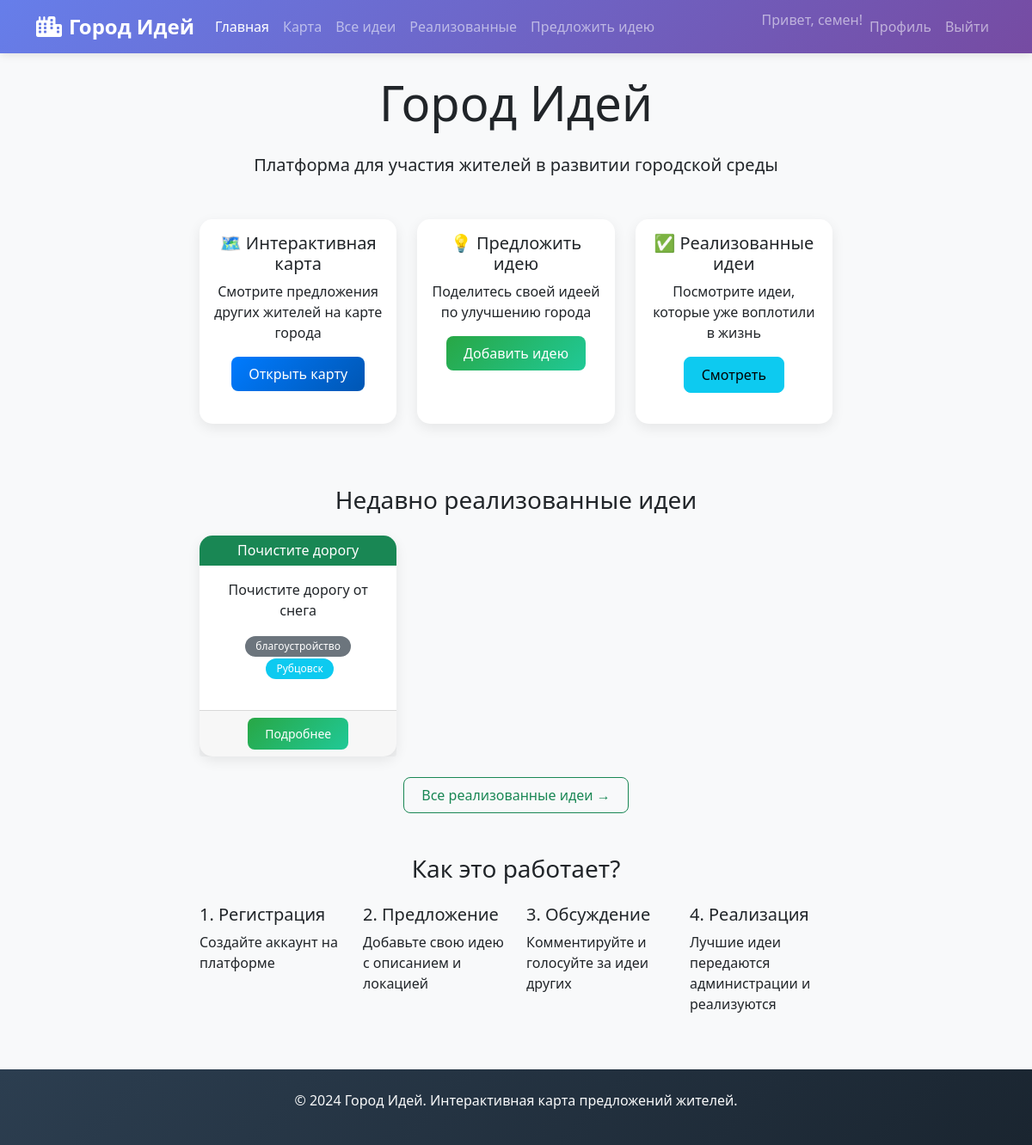
The page / (signed in) on the database its author committed.
### tables this page shows
CREATE TABLE users (
        id INTEGER PRIMARY KEY AUTOINCREMENT,
        username TEXT UNIQUE NOT NULL,
        email TEXT UNIQUE NOT NULL,
        password_hash TEXT NOT NULL,
        is_admin BOOLEAN DEFAULT 0,
        created_at TIMESTAMP DEFAULT CURRENT_TIMESTAMP
    );

CREATE TABLE ideas (
        id INTEGER PRIMARY KEY AUTOINCREMENT,
        title TEXT NOT NULL,
        description TEXT NOT NULL,
        category TEXT NOT NULL,
        latitude REAL NOT NULL,
        longitude REAL NOT NULL,
        user_id INTEGER NOT NULL,
        city_id INTEGER,
        status TEXT DEFAULT 'pending',
        votes_count INTEGER DEFAULT 0,
        views_count INTEGER DEFAULT 0,
        created_at TIMESTAMP DEFAULT CURRENT_TIMESTAMP,
        image_path TEXT,
        FOREIGN KEY (user_id) REFERENCES users (id),
        FOREIGN KEY (city_id) REFERENCES cities (id)
    );

CREATE TABLE cities (
        id INTEGER PRIMARY KEY AUTOINCREMENT,
        name TEXT UNIQUE NOT NULL,
        description TEXT,
        latitude REAL NOT NULL,
        longitude REAL NOT NULL,
        zoom INTEGER DEFAULT 12,
        is_active BOOLEAN DEFAULT 1,
        created_at TIMESTAMP DEFAULT CURRENT_TIMESTAMP
    );

### app.py (the view)
@app.route('/')
def index():
    if current_user.is_authenticated:
        latest_ideas = db.get_latest_ideas(limit=3)
        popular_ideas = db.get_popular_ideas(limit=3)
        implemented_ideas = db.get_all_ideas(status='implemented', limit=3)
        cities = db.get_all_cities()
    else:
        latest_ideas = []
        popular_ideas = []
        implemented_ideas = []
        cities = db.get_all_cities()[:3]
    return render_template('index.html',
                           latest_ideas=latest_ideas,
                           popular_ideas=popular_ideas,
                           implemented_ideas=implemented_ideas,
                           cities=cities)

### app.py (called while the page is built)
@login_manager.user_loader
def load_user(user_id):
    user_data = db.get_user_by_id(user_id)
    if user_data:
        return User(user_data)
    return None

### database.py (called while the page is built)
def get_db():
    conn = sqlite3.connect(DB_PATH)
    conn.row_factory = sqlite3.Row
    return conn

def get_user_by_id(user_id):
    conn = get_db()
    cursor = conn.cursor()
    cursor.execute('SELECT * FROM users WHERE id = ?', (user_id,))
    user = cursor.fetchone()
    conn.close()
    return dict(user) if user else None

def get_all_cities(active_only=True):
    conn = get_db()
    cursor = conn.cursor()
    if active_only:
        cursor.execute('SELECT * FROM cities WHERE is_active = 1 ORDER BY name')
    else:
        cursor.execute('SELECT * FROM cities ORDER BY name')
    cities = cursor.fetchall()
    conn.close()
    return [dict(city) for city in cities]

def get_popular_ideas(limit=5):
    return get_all_ideas(status='approved', limit=limit, order_by='votes_count DESC')

def get_latest_ideas(limit=5):
    return get_all_ideas(status='approved', limit=limit)

def get_comments_by_idea(idea_id):
    conn = get_db()
    cursor = conn.cursor()
    cursor.execute('''
    SELECT comments.*, users.username
    FROM comments
    LEFT JOIN users ON comments.user_id = users.id
    WHERE idea_id = ?
    ORDER BY comments.created_at
    ''', (idea_id,))
    comments = cursor.fetchall()
    conn.close()
    return [dict(comment) for comment in comments]

### templates/index.html (shortened to what this page needs)
<!DOCTYPE html>
<html lang="ru">
<head>
    <link href="https://cdn.jsdelivr.net/npm/bootstrap@5.1.3/dist/css/bootstrap.min.css" rel="stylesheet">
    <link rel="stylesheet" href="{{ url_for('static', filename='css/style.css') }}">
    <link rel="stylesheet" href="https://cdnjs.cloudflare.com/ajax/libs/font-awesome/6.0.0/css/all.min.css">
</head>
<body>
    <nav class="navbar navbar-expand-lg navbar-dark bg-primary">
        <div class="container">
            <a class="navbar-brand" href="{{ url_for('index') }}">
                <i class="fas fa-city me-2"></i>Город Идей
            </a>
            <div class="collapse navbar-collapse" id="navbarNav">
                <ul class="navbar-nav me-auto">
                    <li class="nav-item">
                        <a class="nav-link active" href="{{ url_for('index') }}">Главная</a>
                    </li>
                    {% if current_user.is_authenticated %}
                    <li class="nav-item">
                        <a class="nav-link" href="{{ url_for('map_page') }}">Карта</a>
                    </li>
                    <li class="nav-item">
                        <a class="nav-link" href="{{ url_for('ideas_list') }}">Все идеи</a>
                    </li>
                    <li class="nav-item">
                        <a class="nav-link" href="{{ url_for('implemented_ideas') }}">Реализованные</a>
                    </li>
                    <li class="nav-item">
                        <a class="nav-link" href="{{ url_for('add_idea') }}">Предложить идею</a>
                    </li>
                    {% endif %}
                </ul>
                <ul class="navbar-nav">
                    {% if current_user.is_authenticated %}
                    <li class="nav-item">
                        <span class="navbar-text">Привет, {{ current_user.username }}!</span>
                    </li>
                    <li class="nav-item">
                        <a class="nav-link" href="{{ url_for('profile') }}">Профиль</a>
                    </li>
                    <li class="nav-item">
                        <a class="nav-link" href="{{ url_for('logout') }}">Выйти</a>
                    </li>
                    {% endif %}
                </ul>
            </div>
        </div>
    </nav>
    <div class="container mt-4">
        <div class="row">
            <div class="col-lg-8 mx-auto text-center">
                <h1 class="display-4 mb-4">Город Идей</h1>
                <p class="lead">Платформа для участия жителей в развитии городской среды</p>
                {% if current_user.is_authenticated %}
                <div class="row mt-5">
                    <div class="col-md-4 mb-4">
                        <div class="card h-100">
                            <div class="card-body">
                                <h5 class="card-title">🗺️ Интерактивная карта</h5>
                                <p class="card-text">Смотрите предложения других жителей на карте города</p>
                                <a href="{{ url_for('map_page') }}" class="btn btn-primary">Открыть карту</a>
                            </div>
                        </div>
                    </div>
                    <div class="col-md-4 mb-4">
                        <div class="card h-100">
                            <div class="card-body">
                                <h5 class="card-title">💡 Предложить идею</h5>
                                <p class="card-text">Поделитесь своей идеей по улучшению города</p>
                                <a href="{{ url_for('add_idea') }}" class="btn btn-success">Добавить идею</a>
                            </div>
                        </div>
                    </div>
                    <div class="col-md-4 mb-4">
                        <div class="card h-100">
                            <div class="card-body">
                                <h5 class="card-title">✅ Реализованные идеи</h5>
                                <p class="card-text">Посмотрите идеи, которые уже воплотили в жизнь</p>
                                <a href="{{ url_for('implemented_ideas') }}" class="btn btn-info">Смотреть</a>
                            </div>
                        </div>
                    </div>
                </div>
                {% if implemented_ideas %}
                <div class="mt-5">
                    <h3>Недавно реализованные идеи</h3>
                    <div class="row mt-4">
                        {% for idea in implemented_ideas %}
                        <div class="col-md-4 mb-4">
                            <div class="card h-100 border-success">
                                <div class="card-header bg-success text-white">
                                    <h6 class="mb-0">{{ idea.title|truncate(30) }}</h6>
                                </div>
                                <div class="card-body">
                                    <p class="card-text">{{ idea.description|truncate(100) }}</p>
                                    <span class="badge bg-secondary">{{ idea.category }}</span>
                                    {% if idea.city_name %}
                                    <span class="badge bg-info ms-1">{{ idea.city_name }}</span>
                                    {% endif %}
                                </div>
                                <div class="card-footer">
                                    <a href="{{ url_for('idea_detail', idea_id=idea.id) }}" class="btn btn-success btn-sm">Подробнее</a>
                                </div>
                            </div>
                        </div>
                        {% endfor %}
                    </div>
                    <a href="{{ url_for('implemented_ideas') }}" class="btn btn-outline-success">Все реализованные идеи →</a>
                </div>
                {% endif %}
                <div class="mt-5">
                    <h3>Как это работает?</h3>
                    <div class="row text-start mt-4">
                        <div class="col-md-3">
                            <h5>1. Регистрация</h5>
                            <p>Создайте аккаунт на платформе</p>
                        </div>
                        <div class="col-md-3">
                            <h5>2. Предложение</h5>
                            <p>Добавьте свою идею с описанием и локацией</p>
                        </div>
                        <div class="col-md-3">
                            <h5>3. Обсуждение</h5>
                            <p>Комментируйте и голосуйте за идеи других</p>
                        </div>
                        <div class="col-md-3">
                            <h5>4. Реализация</h5>
                            <p>Лучшие идеи передаются администрации и реализуются</p>
                        </div>
                    </div>
                </div>
                {% endif %}
            </div>
        </div>
    </div>
    <footer class="bg-dark text-light mt-5 py-4">
        <div class="container text-center">
            <p>&copy; 2024 Город Идей. Интерактивная карта предложений жителей.</p>
        </div>
    </footer>
</body>
</html>

### static/css/style.css (style rules this page uses)
body { background-color: #f8f9fa; font-family: 'Segoe UI', Tahoma, Geneva, Verdana, sans-serif; min-height: 100vh; display: flex; flex-direction: column; }
.container { flex: 1; }
.navbar-brand { font-weight: 700; font-size: 1.5rem; }
.navbar-dark.bg-primary { background: linear-gradient(135deg, #667eea 0%, #764ba2 100%); box-shadow: 0 2px 10px rgba(0,0,0,0.1); }
.card { border: none; border-radius: 15px; box-shadow: 0 5px 15px rgba(0,0,0,0.08); transition: transform 0.3s ease, box-shadow 0.3s ease; margin-bottom: 20px; }
.card-header { border-radius: 15px 15px 0 0 !important; border-bottom: none; font-weight: 600; }
.btn { border-radius: 8px; padding: 8px 20px; font-weight: 500; transition: all 0.3s ease; }
.btn-primary { background: linear-gradient(135deg, #667eea 0%, #764ba2 100%); border: none; }
.btn-success { background: linear-gradient(135deg, #42e695 0%, #3bb2b8 100%); border: none; }
.badge { padding: 6px 12px; border-radius: 20px; font-weight: 500; }
footer { margin-top: auto; background: linear-gradient(135deg, #2c3e50 0%, #1a2530 100%); color: white; }
.btn-success { background: linear-gradient(135deg, #28a745 0%, #20c997 100%); border: none; transition: all 0.3s; }
.btn-primary { background: linear-gradient(135deg, #007bff 0%, #0056b3 100%); border: none; transition: all 0.3s; }

### rows shown on the page
users: username "семен"
ideas: title "Почистите дорогу", description "Почистите дорогу от снега", category "благоустройство", city_name "Рубцовск"
